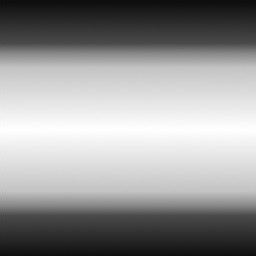
//> input picture imagemTilt1.jpeg, 256 x 256 px, given in place of the camera
$ ./dft   (built with g++ and OpenCV 4)
//> lines starting //> are read from the running program, lines starting //| are printed output that depends on the picture; after the words box and inside, x2 and y2 are one past the last pixel; in counts of white or black regions, pixels touching at a corner belong together
#include <iostream>
#include <opencv2/opencv.hpp>
#include <opencv2/imgproc/imgproc.hpp>

#define RADIUS 20

using namespace cv;
using namespace std;

// troca os quadrantes da imagem da DFT
void deslocaDFT(Mat& image ){
    Mat tmp, A, B, C, D;

    // se a imagem tiver tamanho impar, recorta a regiao para
    // evitar cópias de tamanho desigual
    image = image(Rect(0, 0, image.cols & -2, image.rows & -2));
    int cx = image.cols/2;
    int cy = image.rows/2;

    // reorganiza os quadrantes da transformada
    // A B   ->  D C
    // C D       B A
    A = image(Rect(0, 0, cx, cy));
    B = image(Rect(cx, 0, cx, cy));
    C = image(Rect(0, cy, cx, cy));
    D = image(Rect(cx, cy, cx, cy));

    // A <-> D
    A.copyTo(tmp);  D.copyTo(A);  tmp.copyTo(D);

    // C <-> B
    C.copyTo(tmp);  B.copyTo(C);  tmp.copyTo(B);
}

int main(int , char**){
    VideoCapture cap;
    Mat imaginaryInput, complexImage, multsp;
    Mat padded, filter, mag;
    Mat image, imagegray, tmp;
    Mat_<float> realInput, zeros;
    vector<Mat> planos;

    // habilita/desabilita ruido
    int noise=0;
    // frequencia do ruido
    int freq=10;
    // ganho inicial do ruido
    float gain=1;

    // valor do ruido
    float mean;

    // guarda tecla capturada
    char key;

    // valores ideais dos tamanhos da imagem
    // para calculo da DFT
    int dft_M, dft_N;

    // abre a câmera default
    cap.open(0);
    if(!cap.isOpened())
        return -1;

    // captura uma imagem para recuperar as
    // informacoes de gravação
    cap >> image;
//> image is the input picture: 256 rows x 256 cols, CV_8UC3; min 12, max 255, mean 149.5

    // identifica os tamanhos otimos para
    // calculo do FFT
    dft_M = getOptimalDFTSize(image.rows);
//> dft_M = 256
    dft_N = getOptimalDFTSize(image.cols);
//> dft_N = 256

    // realiza o padding da imagem
    copyMakeBorder(image, padded, 0,
                   dft_M - image.rows, 0,
                   dft_N - image.cols,
                   BORDER_CONSTANT, Scalar::all(0));

    // parte imaginaria da matriz complexa (preenchida com zeros)
    zeros = Mat_<float>::zeros(padded.size());

    // prepara a matriz complexa para ser preenchida
    complexImage = Mat(padded.size(), CV_32FC2, Scalar(0));

    // a função de transferência (filtro frequencial) deve ter o
    // mesmo tamanho e tipo da matriz complexa
    filter = complexImage.clone();

    // cria uma matriz temporária para criar as componentes real
    // e imaginaria do filtro ideal
    tmp = Mat(dft_M, dft_N, CV_32F);

    // prepara o filtro passa-baixas ideal
    for(int i=0; i<dft_M; i++){
        for(int j=0; j<dft_N; j++){
            if((i-dft_M/2)*(i-dft_M/2)+(j-dft_N/2)*(j-dft_N/2) < RADIUS*RADIUS){
                tmp.at<float> (i,j) = 1.0;
            }
        }
    }
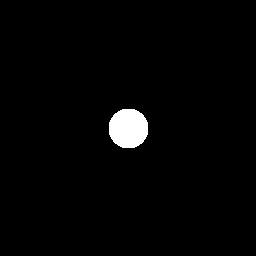
//> tmp: 256 rows x 256 cols, CV_32FC1; values 0 (black) and 1 (white), 1.9% white; 1 white region, box (x1, y1, x2, y2) and area: (109, 109, 148, 148) 1245

    // cria a matriz com as componentes do filtro e junta
    // ambas em uma matriz multicanal complexa
    Mat comps[]= {tmp, tmp};
    merge(comps, 2, filter);

    for(;;){
        cap >> image;
        cvtColor(image, imagegray, CV_BGR2GRAY);
        imshow("original", imagegray);

        // realiza o padding da imagem
        copyMakeBorder(imagegray, padded, 0,
                       dft_M - image.rows, 0,
                       dft_N - image.cols,
                       BORDER_CONSTANT, Scalar::all(0));

        // limpa o array de matrizes que vao compor a
        // imagem complexa
        planos.clear();
        // cria a compoente real
        realInput = Mat_<float>(padded);
        // insere as duas componentes no array de matrizes
        planos.push_back(realInput);
        planos.push_back(zeros);
//> planos[1]: 256 rows x 256 cols, CV_32FC1; every value is 0

        // combina o array de matrizes em uma unica
        // componente complexa
        merge(planos, complexImage);

        // calcula o dft
        dft(complexImage, complexImage);

        // realiza a troca de quadrantes
        deslocaDFT(complexImage);

        // aplica o filtro frequencial
        mulSpectrums(complexImage,filter,complexImage,0);

        // limpa o array de planos
        planos.clear();
        // separa as partes real e imaginaria para modifica-las
        split(complexImage, planos);

        // usa o valor medio do espectro para dosar o ruido
        mean = abs(planos[0].at<float> (dft_M/2,dft_N/2));
//> mean = 9797780

        // insere ruido coerente, se habilitado
        if(noise){
            // F(u,v) recebe ganho proporcional a F(0,0)
            planos[0].at<float>(dft_M/2 +freq, dft_N/2 +freq) +=
                    gain*mean;

            planos[1].at<float>(dft_M/2 +freq, dft_N/2 +freq) +=
                    gain*mean;

            // F*(-u,-v) = F(u,v)
            planos[0].at<float>(dft_M/2 -freq, dft_N/2 -freq) =
                    planos[0].at<float>(dft_M/2 +freq, dft_N/2 +freq);

            planos[1].at<float>(dft_M/2 -freq, dft_N/2 -freq) =
                    -planos[1].at<float>(dft_M/2 +freq, dft_N/2 +freq);

        }

        // recompoe os planos em uma unica matriz complexa
        merge(planos, complexImage);

        // troca novamente os quadrantes
        deslocaDFT(complexImage);

        // calcula a DFT inversa
        idft(complexImage, complexImage);

        // limpa o array de planos
        planos.clear();

        // separa as partes real e imaginaria da
        // imagem filtrada
        split(complexImage, planos);

        // normaliza a parte real para exibicao
        normalize(planos[0], planos[0], 0, 1, CV_MINMAX);
        imshow("filtrada", planos[0]);

        key = (char) waitKey(10);
//> the 'q' key is pressed
        if( key == 27 ) break; // esc pressed!
        switch(key){
        // aumenta a frequencia do ruido
        case 'q':
            freq=freq+1;
            if(freq > dft_M/2-1)
                freq = dft_M/2-1;
            break;
            // diminui a frequencia do ruido
        case 'a':
            freq=freq-1;
            if(freq < 1)
                freq = 1;
            break;
            // amplifica o ruido
        case 'x':
            gain += 0.1;
            break;
            // atenua o ruido
        case 'z':
            gain -= 0.1;
            if(gain < 0)
                gain=0;
            break;
            // insere/remove ruido
        case 'e':
            noise=!noise;
            break;
        }
    }
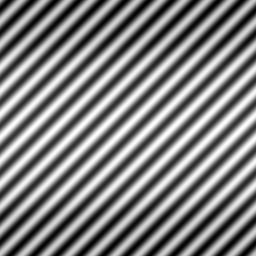
//> planos[0]: 256 rows x 256 cols, CV_32FC1; min 0, max 1, mean 0.513
    return 0;
}

$ run again, on biel.png
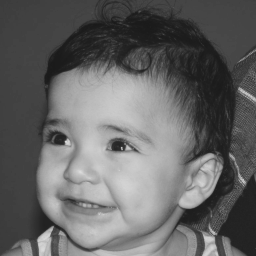
//> input picture biel.png, 256 x 256 px, given in place of the camera
//> image is the input picture: 256 rows x 256 cols, CV_8UC3; min 26, max 219, mean 100.9
//> mean = 6612984
//> `split(complexImage, planos);`:
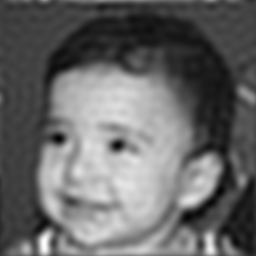
//> planos[0]: 256 rows x 256 cols, CV_32FC1; min 544559.8, max 15442442, mean 6612984; drawn with min black and max white
//> after the loop `for(;;)`:
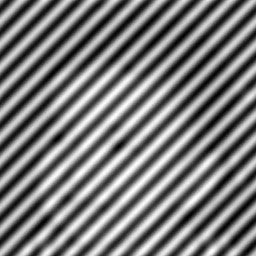
//> planos[0]: 256 rows x 256 cols, CV_32FC1; min 0, max 1, mean 0.488
